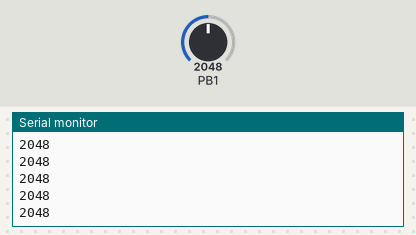
Bench run of a sketch on a simulated STM32 Blue Pill. Shown: the last lines printed to the serial monitor. The test bench sets the inputs (shaded band); at power-on: PB1 = 2048.

Above: at 1.2 s.
1.3 s: PB1 set to 2866
At 1.56 s:
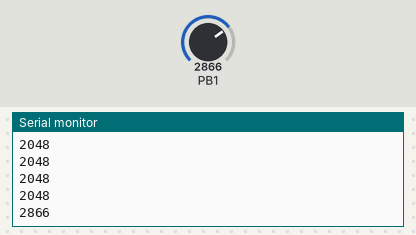
2.8 s: PB1 set to 3603
At 2.96 s:
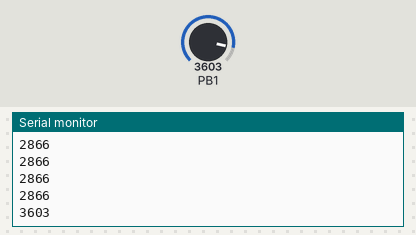
Timing chart, 0 to 5.8 s (numbered marks = the images above; inputs shaded):
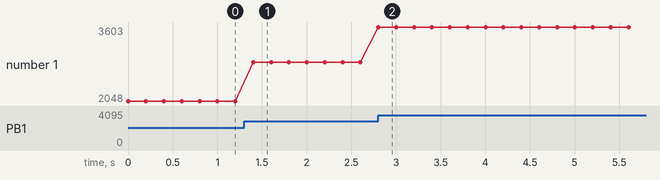

The sketch:

stm32_test.ino
```cpp
void setup() {
  Serial.begin(115200);
  pinMode(PB1, INPUT_ANALOG);

}

void loop() {
  Serial.println(analogRead(PB1));
  delay(200);
}
```

Measured:
- after the input at 1.3 s, the serial monitor: prints a new line after 0.10 s (image 1)
- after the input at 2.8 s, the serial monitor: prints a new line at once (image 2)
- plotted number 1: 2048 → 2866 after the input at 1.3 s, 2866 → 3603 after the input at 2.8 s
